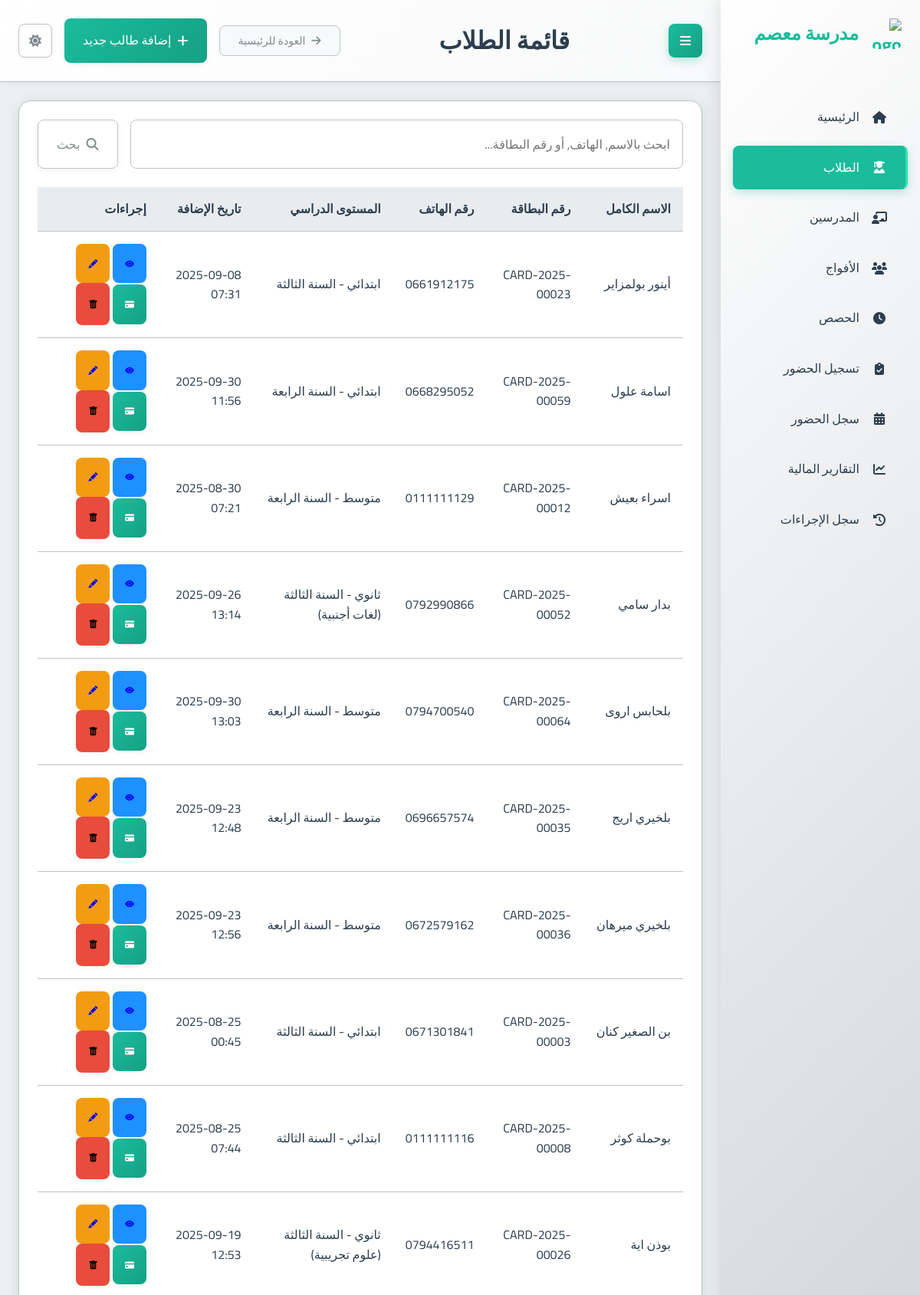
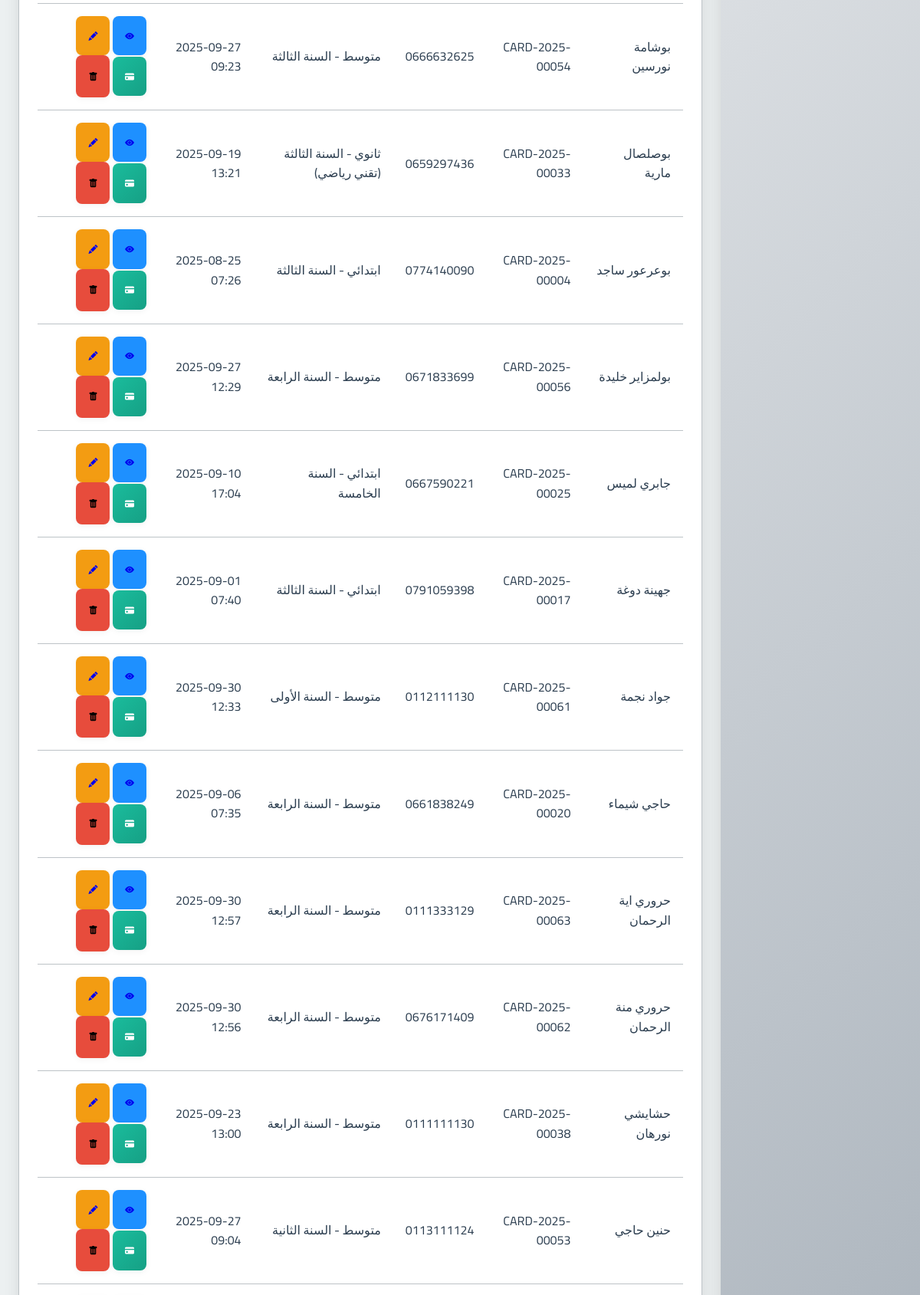
The page /students/ (upper part) on the database its author committed (2 pictures, top to bottom).
### school_app/models.py (models this page shows, shortened)
class Student(models.Model):
    full_name = models.CharField(max_length=201, verbose_name="الاسم الكامل")
    phone_number = models.CharField(max_length=20, null=True, blank=True, verbose_name="رقم هاتف الطالب")
    guardian_phone = models.CharField(max_length=20, null=True, blank=True, verbose_name="رقم هاتف الولي")
    birth_day = models.IntegerField(verbose_name="يوم الميلاد")
    birth_month = models.IntegerField(verbose_name="شهر الميلاد")
    birth_year = models.IntegerField(verbose_name="سنة الميلاد")
    academic_level = models.ForeignKey(AcademicLevel, on_delete=models.PROTECT, verbose_name="المستوى الدراسي")
    registration_fee_paid = models.BooleanField(default=False, verbose_name="رسوم التسجيل مدفوعة")
    card_number = models.CharField(max_length=20, unique=True, blank=True, null=True, verbose_name="رقم البطاقة")
    prepaid_balance = models.DecimalField(max_digits=10, decimal_places=2, default=Decimal('0.00'), verbose_name="رصيد مدفوع مقدماً")
    created_at = models.DateTimeField(auto_now_add=True, verbose_name="تاريخ الإنشاء")
    class Meta:
        verbose_name = "طالب"
        verbose_name_plural = "الطلاب"

class AcademicLevel(models.Model):
    name = models.CharField(max_length=100, verbose_name="الاسم")
    category = models.CharField(max_length=50, choices=[
        ('PRIMARY', 'ابتدائي'),
        ('MIDDLE', 'متوسط'),
        ('HIGH', 'ثانوي')
    ], verbose_name="الفئة")
    class Meta:
        verbose_name = "المستوى الدراسي"
        verbose_name_plural = "المستويات الدراسية"

### school_app/views.py (the view)
# urls.py: path('students/', views.student_list, name='student_list'),
def student_list(request):
    query = request.GET.get('q', '').strip()
    students_qs = Student.objects.all()  # Start with all students
    if query:
        students_qs = students_qs.filter(
            Q(full_name__icontains=query) |
            Q(phone_number__icontains=query) |
            Q(card_number__icontains=query)
        )
    students = students_qs.order_by('full_name') # Apply ordering after filtering
    context = {
        'students': students,
        'page_title': 'قائمة الطلاب',
        'search_query': query # Pass the query back to the template
    }
    return render(request, 'school_app/student_list.html', context)

### templates/school_app/student_list.html (shortened to what this page needs)
{% extends "base.html" %}
{% block page_title %}{{ page_title|default:"قائمة الطلاب" }}{% endblock %}
{% block header_actions %}
  <a href="{% url 'add_student' %}" class="btn btn-primary">
    <i class="fas fa-plus"></i> إضافة طالب جديد
  </a>
{% endblock %}
{% block content %}
<div class="card">
  <div class="card-body">
    <form method="get" action="{% url 'student_list' %}" class="mb-3">
      <div class="input-group">
        <input type="text" name="q" class="form-control" placeholder="ابحث بالاسم, الهاتف, أو رقم البطاقة..." value="{{ search_query|default:'' }}">
        <div class="input-group-append">
          <button class="btn btn-outline-secondary" type="submit">
            <i class="fas fa-search"></i> بحث
          </button>
        </div>
      </div>
    </form>
    {% if students %}
      <div class="table-container">
        <table class="table table-striped">
          <thead>
            <tr>
              <th>الاسم الكامل</th>
              <th>رقم البطاقة</th>
              <th>رقم الهاتف</th>
              <th>المستوى الدراسي</th>
              <th>تاريخ الإضافة</th>
              <th>إجراءات</th>
            </tr>
          </thead>
          <tbody>
            {% for student in students %}
              <tr>
                <td>{{ student.full_name }}</td>
                <td>{{ student.card_number|default:"N/A" }}</td>
                <td dir="ltr">{{ student.phone_number }}</td>
                <td>{{ student.academic_level.get_category_display }} - {{ student.academic_level.name }}</td>
                <td>{{ student.created_at|date:"Y-m-d H:i" }}</td>
                <td>
                  <a href="{% url 'student_detail' student.id %}" class="btn btn-sm btn-info" title="عرض التفاصيل"> <i class="bi bi-eye-fill"></i><span class="sr-only">عرض التفاصيل</span></a>
                  <a href="{% url 'edit_student' student.id %}" class="btn btn-sm btn-warning" title="تعديل"> <i class="bi bi-pencil-fill"></i><span class="sr-only">تعديل</span></a>
                  <a href="{% url 'student_monthly_payment' student_id=student.id %}" class="btn btn-sm btn-primary" title="الدفع الشهري"><i class="bi bi-credit-card-fill"></i><span class="sr-only">الدفع الشهري</span></a>
                  <form action="{% url 'delete_student' student.id %}" method="post" style="display: inline;" onsubmit="return confirm('هل أنت متأكد أنك تريد حذف هذا الطالب؟ قد يؤدي هذا إلى حذف سجلات الحضور والمدفوعات المتعلقة به بشكل دائم.');">
                      <button type="submit" class="btn btn-danger btn-sm" title="حذف"><i class="bi bi-trash-fill"></i><span class="sr-only">حذف</span></button>
                  </form>
                </td>
              </tr>
            {% endfor %}
          </tbody>
        </table>
      </div>
    {% else %}
      <p class="text-center text-muted">لا يوجد طلاب مسجلون حالياً.</p>
      <div class="text-center mt-3">
         <a href="{% url 'add_student' %}" class="btn btn-primary">إضافة طالب جديد</a>
      </div>
    {% endif %}
  </div>
</div>
{% endblock %}

### static/css/main.css (style rules this page uses)
:root { --primary-color: #2c3e50; --primary-light: #34495e; --primary-darker: #1a252f; --accent-color: #1abc9c; --accent-light: #2fe2b3; --accent-dark: #16a085; --text-color: #2c3e50; --text-secondary: #7f8c8d; --text-on-primary: #ffffff; --text-on-accent: #ffffff; --text-nav: #2c3e50; --background-color: #ecf0f1; --card-background: #ffffff; --input-background: #ffffff; --border-color: #bdc3c7; --input-border-color: #bdc3c7; --success-color: #2ecc71; --warning-color: #f39c12; --error-color: #e74c3c; --info-color: #1E90FF; --table-header-background: #e9ecef; --table-row-hover-background: #f8f9fa; --box-shadow-color: rgba(0, 0, 0, 0.1); --box-shadow-color-hover: rgba(0, 0, 0, 0.15); --box-shadow-soft-color: rgba(0, 0, 0, 0.05); --subtle-background: #f8f9fa; --spacing-xs: 8px; --spacing-sm: 16px; --spacing-md: 24px; --spacing-lg: 32px; --spacing-xl: 48px; --font-family: 'Cairo', sans-serif; --font-size-xs: 12px; --font-size-sm: 14px; --font-size-md: 16px; --font-size-lg: 20px; --font-size-xl: 24px; --font-size-xxl: 32px; --border-radius-sm: 4px; --border-radius-md: 8px; --border-radius-lg: 16px; --transition-fast: 0.2s ease; --transition-normal: 0.3s ease; --transition-slow: 0.5s ease; --sidebar-width: 260px; }
* { margin: 0; padding: 0; box-sizing: border-box; direction: rtl; }
html { direction: rtl; font-size: 16px; }
body { font-family: var(--font-family); background-color: var(--background-color); color: var(--text-color); line-height: 1.6; transition: background-color var(--transition-normal), color var(--transition-normal); overflow-x: hidden; }
.btn-warning { background: var(--warning-color); }
.btn-danger { background: var(--error-color); }
.btn-info { background: var(--info-color); }
.card { background-color: var(--card-background); border-radius: var(--border-radius-lg); box-shadow: 0 4px 20px var(--box-shadow-color); margin-bottom: var(--spacing-md); overflow: hidden; transition: all var(--transition-normal); border: 1px solid var(--border-color); }
.card-body { padding: var(--spacing-md); color: var(--text-color); }
.btn { font-family: var(--font-family); padding: var(--spacing-sm) var(--spacing-md); border: none; border-radius: var(--border-radius-md); cursor: pointer; font-size: var(--font-size-md); font-weight: 500; text-decoration: none; display: inline-flex; align-items: center; gap: var(--spacing-xs); transition: all var(--transition-fast); box-shadow: 0 2px 8px var(--box-shadow-soft-color); }
.btn-primary { background: linear-gradient(135deg, var(--accent-color) 0%, var(--accent-dark) 100%); color: var(--text-on-accent); }
.btn-outline-secondary { background-color: transparent; border: 1px solid var(--border-color); color: var(--text-secondary); }
input, select, textarea { font-family: var(--font-family); width: 100%; padding: var(--spacing-sm); border: 1px solid var(--input-border-color); border-radius: var(--border-radius-md); background-color: var(--input-background); color: var(--text-color); font-size: var(--font-size-md); transition: all var(--transition-fast); }
.btn-sm { font-size: 12px; padding: 1rem; }
.mb-3 { margin-bottom: var(--spacing-md); }
.input-group { display: flex; gap: var(--spacing-sm); }
.table-container { overflow-x: auto; }
table { width: 100%; border-collapse: collapse; }
th, td { padding: var(--spacing-sm); text-align: right; border-bottom: 1px solid var(--border-color); }
th { background-color: var(--table-header-background); font-weight: 600; color: var(--text-color); }

### rows shown on the page
Student: full_name "أينور بولمزاير", card_number "CARD-2025-00023", phone_number "0661912175", academic_level.category "ابتدائي", academic_level.name "السنة الثالثة", created_at "2025-09-08 07:31"
Student: full_name "اسامة علول", card_number "CARD-2025-00059", phone_number "0668295052", academic_level.category "ابتدائي", academic_level.name "السنة الرابعة", created_at "2025-09-30 11:56"
Student: full_name "اسراء بعيش", card_number "CARD-2025-00012", phone_number "0111111129", academic_level.category "متوسط", academic_level.name "السنة الرابعة", created_at "2025-08-30 07:21"
Student: full_name "بدار سامي", card_number "CARD-2025-00052", phone_number "0792990866", academic_level.category "ثانوي", academic_level.name "السنة الثالثة (لغات أجنبية)", created_at "2025-09-26 13:14"
Student: full_name "بلحابس اروى", card_number "CARD-2025-00064", phone_number "0794700540", academic_level.category "متوسط", academic_level.name "السنة الرابعة", created_at "2025-09-30 13:03"
Student: full_name "بلخيري اريج", card_number "CARD-2025-00035", phone_number "0696657574", academic_level.category "متوسط", academic_level.name "السنة الرابعة", created_at "2025-09-23 12:48"
Student: full_name "بلخيري ميرهان", card_number "CARD-2025-00036", phone_number "0672579162", academic_level.category "متوسط", academic_level.name "السنة الرابعة", created_at "2025-09-23 12:56"
Student: full_name "بن الصغير كنان", card_number "CARD-2025-00003", phone_number "0671301841", academic_level.category "ابتدائي", academic_level.name "السنة الثالثة", created_at "2025-08-25 00:45"
Student: full_name "بوحملة كوثر", card_number "CARD-2025-00008", phone_number "0111111116", academic_level.category "ابتدائي", academic_level.name "السنة الثالثة", created_at "2025-08-25 07:44"
Student: full_name "بوذن اية", card_number "CARD-2025-00026", phone_number "0794416511", academic_level.category "ثانوي", academic_level.name "السنة الثالثة (علوم تجريبية)", created_at "2025-09-19 12:53"
Student: full_name "بوشامة نورسين", card_number "CARD-2025-00054", phone_number "0666632625", academic_level.category "متوسط", academic_level.name "السنة الثالثة", created_at "2025-09-27 09:23"
Student: full_name "بوصلصال مارية", card_number "CARD-2025-00033", phone_number "0659297436", academic_level.category "ثانوي", academic_level.name "السنة الثالثة (تقني رياضي)", created_at "2025-09-19 13:21"
Student: full_name "بوعرعور ساجد", card_number "CARD-2025-00004", phone_number "0774140090", academic_level.category "ابتدائي", academic_level.name "السنة الثالثة", created_at "2025-08-25 07:26"
Student: full_name "بولمزاير خليدة", card_number "CARD-2025-00056", phone_number "0671833699", academic_level.category "متوسط", academic_level.name "السنة الرابعة", created_at "2025-09-27 12:29"
Student: full_name "جابري لميس", card_number "CARD-2025-00025", phone_number "0667590221", academic_level.category "ابتدائي", academic_level.name "السنة الخامسة", created_at "2025-09-10 17:04"
Student: full_name "جهينة دوغة", card_number "CARD-2025-00017", phone_number "0791059398", academic_level.category "ابتدائي", academic_level.name "السنة الثالثة", created_at "2025-09-01 07:40"
Student: full_name "جواد نجمة", card_number "CARD-2025-00061", phone_number "0112111130", academic_level.category "متوسط", academic_level.name "السنة الأولى", created_at "2025-09-30 12:33"
Student: full_name "حاجي شيماء", card_number "CARD-2025-00020", phone_number "0661838249", academic_level.category "متوسط", academic_level.name "السنة الرابعة", created_at "2025-09-06 07:35"
Student: full_name "حروري اية الرحمان", card_number "CARD-2025-00063", phone_number "0111333129", academic_level.category "متوسط", academic_level.name "السنة الرابعة", created_at "2025-09-30 12:57"
Student: full_name "حروري منة الرحمان", card_number "CARD-2025-00062", phone_number "0676171409", academic_level.category "متوسط", academic_level.name "السنة الرابعة", created_at "2025-09-30 12:56"
Student: full_name "حشايشي نورهان", card_number "CARD-2025-00038", phone_number "0111111130", academic_level.category "متوسط", academic_level.name "السنة الرابعة", created_at "2025-09-23 13:00"
Student: full_name "حنين حاجي", card_number "CARD-2025-00053", phone_number "0113111124", academic_level.category "متوسط", academic_level.name "السنة الثانية", created_at "2025-09-27 09:04"

### other values the page prints
{{ page_title|default:"قائمة الطلاب" }} "قائمة الطلاب"
